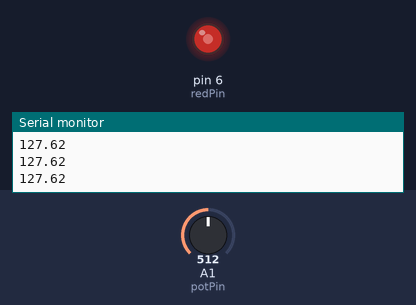
The sketch below on a simulated Arduino Uno, built with avr-gcc and run on an emulated ATmega328P. Shown: output pins drawn as LEDs (lit = HIGH), the last lines printed to the serial monitor. The inputs (shaded band) are chosen by the test bench; at power-on: A1 (potPin) = 512.

Above: at 1.2 s.
1.3 s: A1 (potPin) set to 716
At 2.5 s:
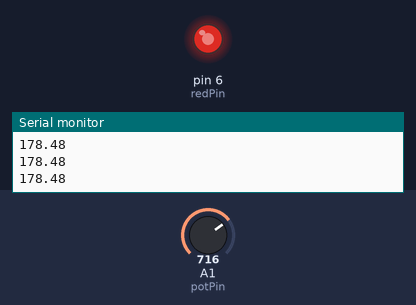
2.8 s: A1 (potPin) set to 900
At 3.5 s:
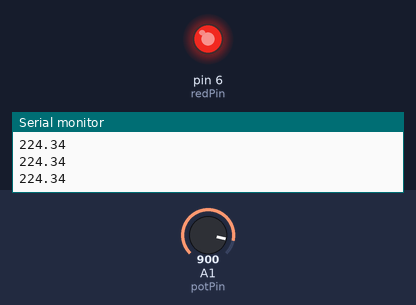
4.3 s: A1 (potPin) set to 122
At 4.6 s:
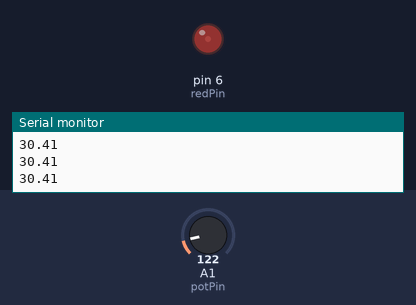
5.8 s: A1 (potPin) set to 0
At 6.8 s:
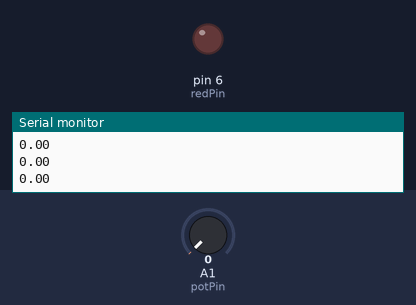
7.3 s: A1 (potPin) set to 511
At 8.2 s:
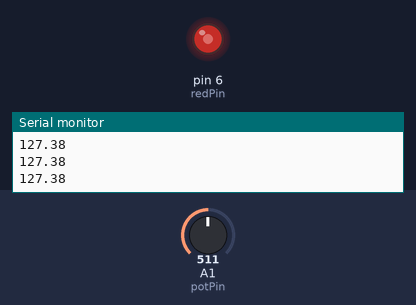
Timing chart, 0 to 9.8 s (numbered marks = the images above; inputs shaded):
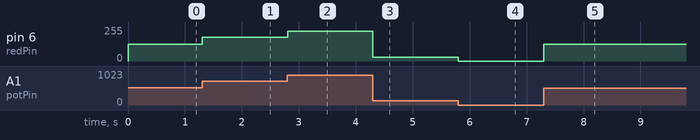

The sketch:

sketch_oct25a.ino
```cpp
// https://www.youtube.com/watch?v=7wKdxsvXAFo&t=3s
// Dimming a LED

int potPin = A1;  // var for potentiometer analog Pin on Arduino board.
int redPin = 6; // var for LED on PWN pin on Arduino board.
int potVal; // var for potentiometer value.
float LEDVal; // var for decimal value of LED.

void setup() {
  // put your setup code here, to run once:
pinMode(potPin, INPUT);
pinMode(redPin, OUTPUT);
Serial.begin(9600);
}

void loop() {
  // put your main code here, to run repeatedly:
potVal = analogRead(potPin);
LEDVal = (255./1023.)*potVal;
analogWrite(redPin, LEDVal);
Serial.println(LEDVal);

}
```

Measured:
- after the input at 1.3 s, pin 6 (redPin): 127/255 → 178/255 at once
- after the input at 2.8 s, pin 6 (redPin): 178/255 → 224/255 at once
- after the input at 4.3 s, pin 6 (redPin): 224/255 → 30/255 at once
- after the input at 5.8 s, pin 6 (redPin): 30/255 → 0/255 at once
- after the input at 7.3 s, pin 6 (redPin): 0/255 → 127/255 at once
